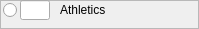
           <widget class="QFrame" name="athleticsSkillsBox">
            <property name="styleSheet">
             <string notr="true">font: 12pt &quot;Eberron&quot;;</string>
            </property>
            <property name="frameShape">
             <enum>QFrame::StyledPanel</enum>
            </property>
            <property name="frameShadow">
             <enum>QFrame::Raised</enum>
            </property>
            <widget class="QRadioButton" name="athleticsSkillsRButton">
             <property name="geometry">
              <rect>
               <x>3</x>
               <y>3</y>
               <width>124</width>
               <height>15</height>
              </rect>
             </property>
             <property name="accessibleName">
              <string>athletics</string>
             </property>
             <property name="styleSheet">
              <string notr="true">font: 12pt &quot;Eberron&quot;;</string>
             </property>
             <property name="text">
              <string/>
             </property>
            </widget>
            <widget class="QLineEdit" name="athleticsSkills">
             <property name="geometry">
              <rect>
               <x>20</x>
               <y>0</y>
               <width>30</width>
               <height>20</height>
              </rect>
             </property>
             <property name="accessibleName">
              <string>strengthBonus</string>
             </property>
             <property name="styleSheet">
              <string notr="true">font: 12pt &quot;Eberron&quot;;</string>
             </property>
             <property name="maxLength">
              <number>2</number>
             </property>
             <property name="alignment">
              <set>Qt::AlignCenter</set>
             </property>
            </widget>
            <widget class="QLabel" name="athleticsSkillsLabel">
             <property name="geometry">
              <rect>
               <x>60</x>
               <y>0</y>
               <width>130</width>
               <height>20</height>
              </rect>
             </property>
             <property name="styleSheet">
              <string notr="true">font: 12pt &quot;Eberron&quot;;</string>
             </property>
             <property name="text">
              <string>Athletics</string>
             </property>
             <property name="textInteractionFlags">
              <set>Qt::NoTextInteraction</set>
             </property>
            </widget>
           </widget>
